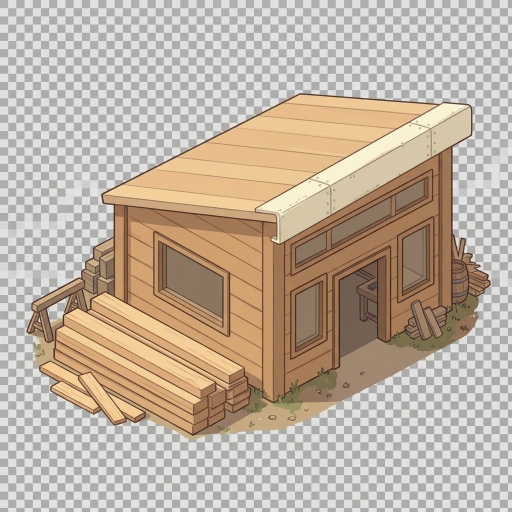
#> input picture art/source/buildings/carpenter.jpg, 1024 x 1024 px (shown at 1/2 size)
$ python key-board.py ../art/source/buildings/carpenter.jpg ../art/source/buildings/landing-lander.jpg 1.0 1.0
#> lines starting #> are read from the running program, lines starting #| are printed output that depends on the picture; after the words box and inside, x2 and y2 are one past the last pixel; in counts of white or black regions, pixels touching at a corner belong together
#!/usr/bin/env python3
# Keys a drawing off the checkerboard it was generated on, for the boards scripts/extract-sprites.py
# cannot key by colour alone: two greys far apart (black and mid grey), squares not on one grid, and
# a drawing with dark outlines and grey trim that a colour range would take with the board.
#
# The board's own squares reached from the picture's edge are the background for certain, and the
# soft seams between squares a few pixels from them; anything with colour is the drawing for
# certain; GrabCut decides the rest. Then what is left of the board is taken off: board coloured
# pixels along the edge, peeled a pixel at a time, and board the drawing encloses (between a mast
# and its ropes), found as a patch where both of the board's greys lie close together and nothing
# has colour. Writes an rgba png the same size as the source, which the extraction job then takes
# as already keyed.
#
# Run with:  python3 scripts/key-board.py SOURCE.jpg OUT.png DARK LIGHT
#            DARK and LIGHT are the board's two greys, read off its corner squares. A sixth argument,
#            faded, peels back ground drawn fading into the board; deep, board tinted by sparks or
#            streaks drawn over it, and pieces under 8000 pixels.
# Needs numpy, scipy and opencv (cv2).

import sys

import cv2
import numpy as np
from scipy import ndimage


def key(path, greys, out, faded=False, deep=False):
#> called with path = '../art/source/buildings/carpenter.jpg', faded = False, deep = False
    a = cv2.imread(path).astype(np.float32)
    lum = a.mean(axis=2)
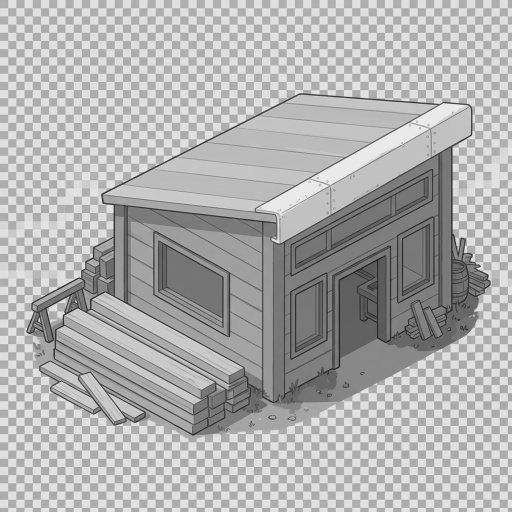
#> lum: shape (1024, 1024) float32 (shown at 1/2 size); min 18.33, max 246.7, mean 176
    chroma = a.max(axis=2) - a.min(axis=2)
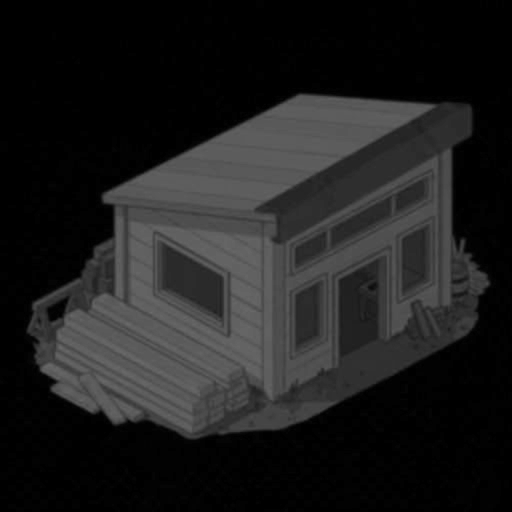
#> chroma: shape (1024, 1024) float32 (shown at 1/2 size); min 0, max 108, mean 30.2
    neutral = chroma < 10
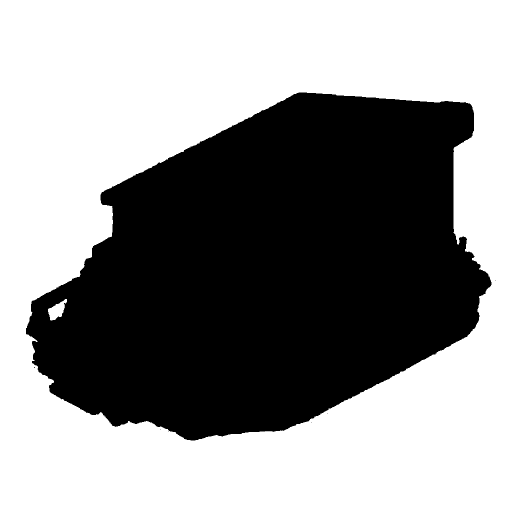
#> neutral: shape (1024, 1024) bool (shown at 1/2 size); 57.2% white; 6 black regions (5 under 20 px), largest, box (x1, y1, x2, y2) and area: (52, 185, 983, 881) 448654
    core = np.zeros(lum.shape, bool)
    for g in greys:
        core |= neutral & (np.abs(lum - g) < 12)
    between = neutral & (lum >= min(greys) - 12) & (lum <= max(greys) + 12)
    lbl, _ = ndimage.label(core)
#> lbl: shape (1024, 1024) int32; every value is 0
    edge = np.zeros_like(core)
    edge[0, :] = edge[-1, :] = edge[:, 0] = edge[:, -1] = True
    bg = np.isin(lbl, list(set(np.unique(lbl[edge & core])) - {0}))
    for _ in range(4):
        bg |= ndimage.binary_dilation(bg) & between
    mask = np.full(lum.shape, cv2.GC_PR_FGD, np.uint8)
    mask[bg] = cv2.GC_BGD
    mask[between & ~bg] = cv2.GC_PR_BGD
    mask[chroma > 25] = cv2.GC_FGD
#> (the run stopped early here; a loop or call above may not have finished)
